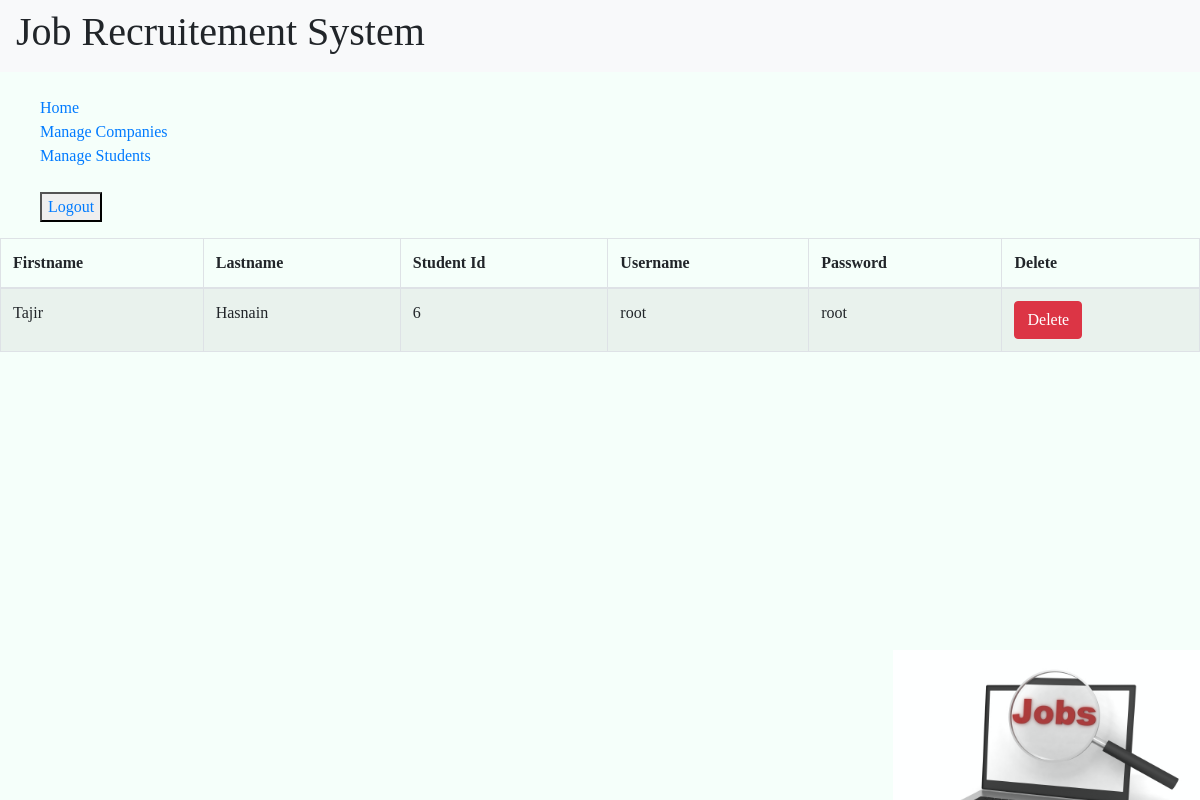
Screenshot of /public/admin/manageStd.php (signed in) with the database file from the repository.
### tables this page shows
CREATE TABLE `student` (
  `firstname` varchar(30) NOT NULL,
  `lastname` varchar(30) NOT NULL,
  `roll` int(11) NOT NULL,
  `sid` int(11) NOT NULL,
  `university` varchar(50) NOT NULL,
  `email` varchar(30) NOT NULL,
  `result` float NOT NULL,
  `username` varchar(15) NOT NULL,
  `password` varchar(15) NOT NULL,
  `fathername` text NOT NULL,
  `mothername` text NOT NULL,
  `gender` text NOT NULL,
  `dob` date NOT NULL,
  `address` text NOT NULL,
  `number` int(12) NOT NULL,
  `depertment` text NOT NULL,
  `level` int(11) NOT NULL,
  `c` int(1) NOT NULL DEFAULT '0',
  `java` int(1) NOT NULL DEFAULT '0',
  `python` int(1) NOT NULL DEFAULT '0',
  `golang` int(1) NOT NULL DEFAULT '0',
  `php` int(1) NOT NULL DEFAULT '0',
  `android` int(1) NOT NULL DEFAULT '0',
  `webdev` int(1) NOT NULL DEFAULT '0',
  `servermanagement` int(1) NOT NULL DEFAULT '0',
  `ai` int(1) NOT NULL DEFAULT '0',
  `sysadmin` int(1) NOT NULL DEFAULT '0'
);

### includes/functions.php (called while the page is built, shortened)
<?php
function runQuery($connection,$query)
{
	$result=mysqli_query($connection,$query);
	if ($result)
	{
		return $result;
	}
	else
	{
		die ("Database Query Failed");
	}
}
?>

### public/admin/manageStd.php (the view, shortened to what this page needs)
<?php
require_once("../../includes/functions.php");
if(isset($_SESSION['adminid'])) {
	require_once("../../includes/adminHeader.php");
?>
<div>
	<table  class="table table-striped table-bordered"  id="example">
			<thead>
					<tr>
						<th>Firstname</th>
						<th>Lastname</th>
						<th>Student Id</th>
						<th>Username</th>
						<th>Password</th>
						<th>Delete</th>
					</tr>
				</thead>
			<tbody>
<?php
				$connection=connectDb();
				$sql="select * from student";
				$result=runQuery($connection, $sql);
				while($info=mysqli_fetch_assoc($result))
				{	$url = "../../includes/deleteStd.php?sid=".$info['sid'];
?>
					<tr>
							<td><?php echo $info['firstname']?></td>
							<td><?php echo $info['lastname']?></td>
							<td><?php echo $info['sid']?></td>
							<td><?php echo $info['username']?></td>
							<td><?php echo $info['password']?></td>
							<td>
								<button class='btn btn-danger'  onclick=location.href="<?php echo $url?>">Delete</button>
							</td>
					</tr>
<?php
				}
?>
			</tbody>
		</table>
</div>
<?php
	require_once("../../includes/footerstd.php");
}
else {
	redto("../../index.php");
}
?>

### public/stylesheet.css (style rules this page uses)
body { background-color: #F5FFFA; font-family: "verdana"; }

### rows the page displays
student: firstname "Tajir", lastname "Hasnain", sid "6", username "root", password "root"
